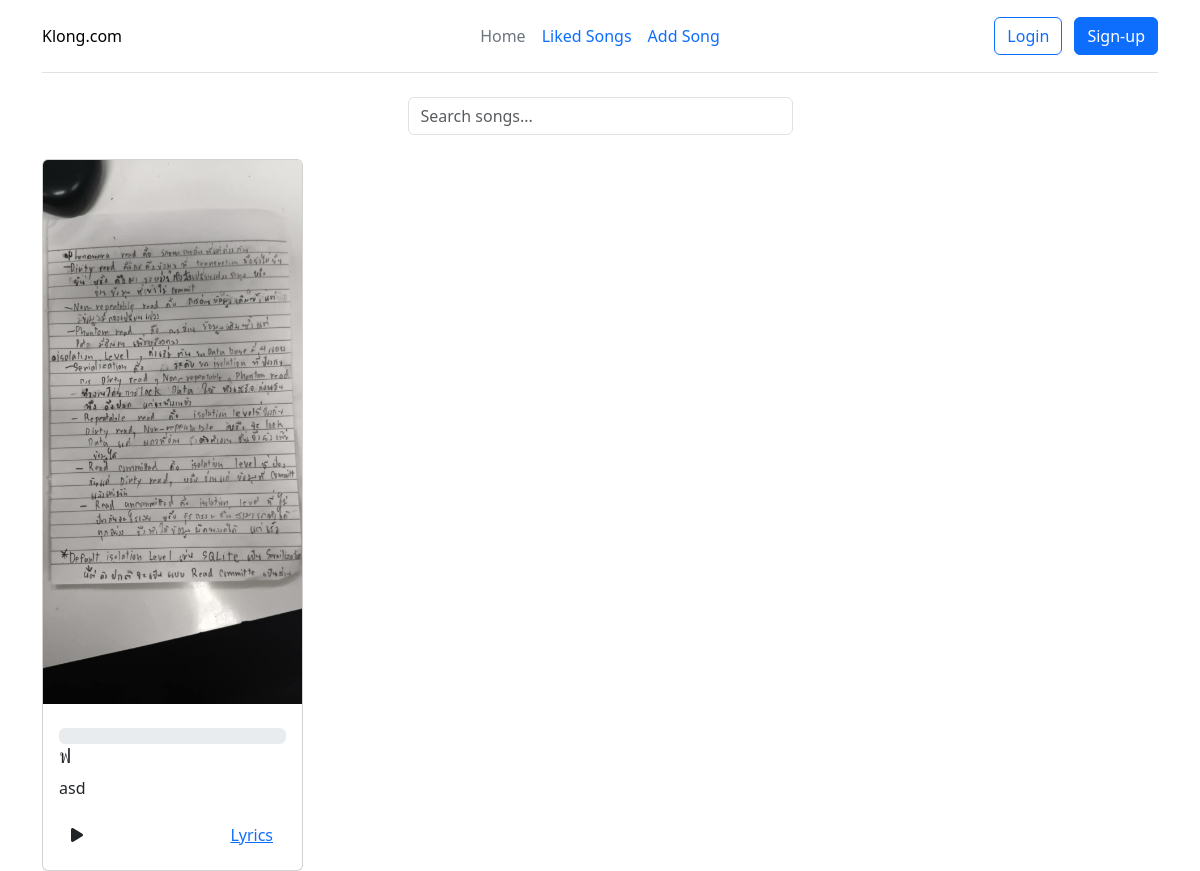
Before: / with the older database file.
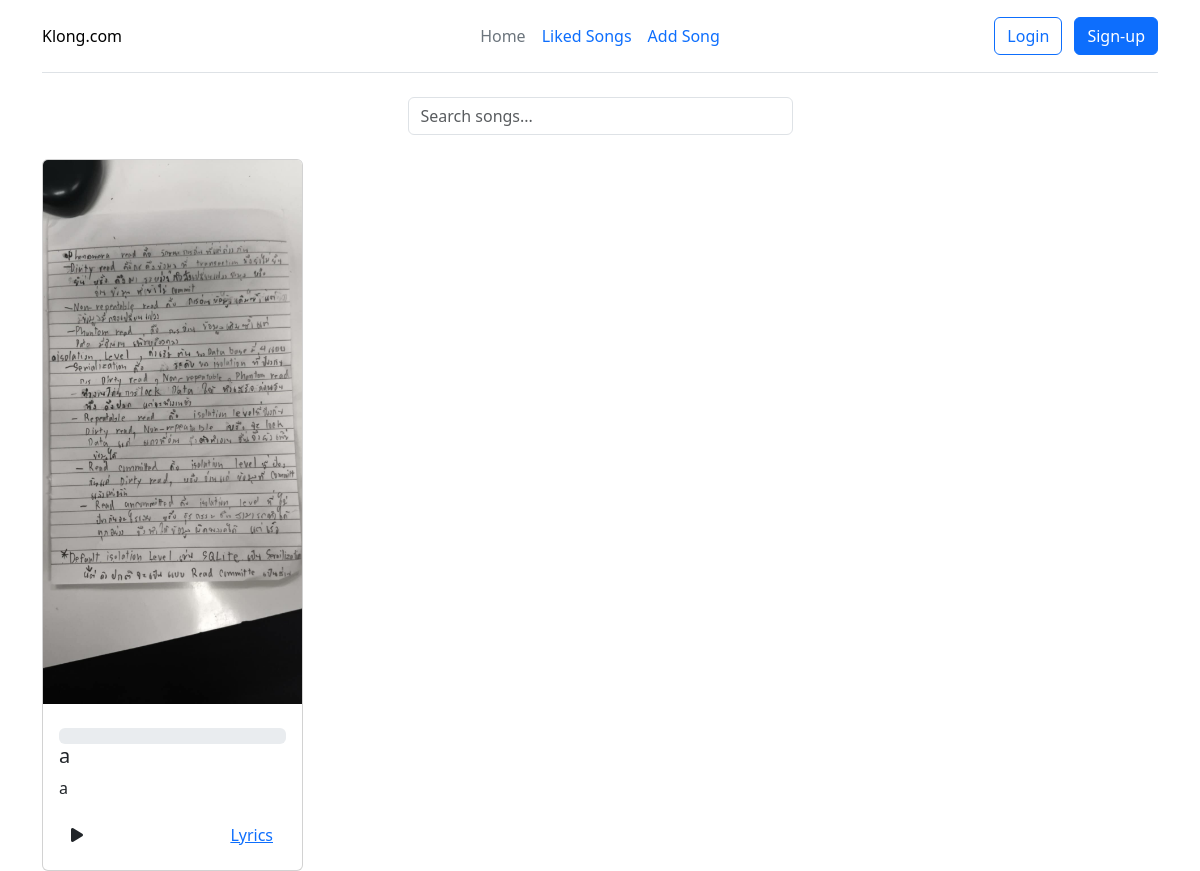
After: the same page with the newer database file.
### app.py (models this page shows)
class Song(db.Model):
    id = db.Column(db.Integer, primary_key=True)
    title = db.Column(db.String(200), nullable=False)
    artist = db.Column(db.String(200), nullable=False)
    image_url = db.Column(db.String(500), nullable=False)
    audio_url = db.Column(db.String(500), nullable=False)
    lyrics_url = db.Column(db.Text, nullable=False)  # เปลี่ยนเป็น Text เพื่อเก็บเนื้อเพลง
    created_at = db.Column(db.DateTime, default=datetime.utcnow)
    user_id = db.Column(db.Integer, db.ForeignKey('user.id'), nullable=False)
    likes = db.relationship('Like', backref='song', lazy=True)

### app.py (the view)
@app.route('/')
def home():
    songs = Song.query.order_by(Song.created_at.desc()).all()
    if current_user.is_authenticated:
        liked_songs = [like.song_id for like in Like.query.filter_by(user_id=current_user.id).all()]
    else:
        liked_songs = []
    return render_template('home.html', songs=songs, liked_songs=liked_songs)

### templates/home.html (shortened to what this page needs)
<!doctype html>
<html lang="en">
<head>
    <link href="https://cdn.jsdelivr.net/npm/bootstrap@5.3.3/dist/css/bootstrap.min.css" rel="stylesheet">
    <link rel="stylesheet" href="https://cdnjs.cloudflare.com/ajax/libs/font-awesome/6.0.0/css/all.min.css">
    <link rel="stylesheet" href="{{ url_for('static', filename='css/style.css') }}">
</head>
<body>
    <div class="container">
        <header class="d-flex flex-wrap align-items-center justify-content-center justify-content-md-between py-3 mb-4 border-bottom">
            <div class="col-md-3 mb-2 mb-md-0">
                <a href="/" class="d-inline-flex link-body-emphasis text-decoration-none">
                    Klong.com
                </a>
            </div>
            <ul class="nav col-12 col-md-auto mb-2 justify-content-center mb-md-0">
                <li><a href="/" class="nav-link px-2 link-secondary">Home</a></li>
                <li><a href="/like" class="nav-link px-2">Liked Songs</a></li>
                <li><a href="/add" class="nav-link px-2">Add Song</a></li>
            </ul>
            <div class="col-md-3 text-end">
                {% if current_user.is_authenticated %}
                    <span class="me-3">{{ current_user.username }}</span>
                    <a href="/logout" class="btn btn-outline-primary">Logout</a>
                {% else %}
                    <a href="/login" class="btn btn-outline-primary me-2">Login</a>
                    <a href="/signin" class="btn btn-primary">Sign-up</a>
                {% endif %}
            </div>
        </header>
        <div class="search-container mb-4">
            <input type="text" id="searchInput" class="form-control w-50 mx-auto" placeholder="Search songs...">
        </div>
        <div class="row row-cols-1 row-cols-md-4 g-4" id="songsList">
            {% for song in songs %}
            <div class="col song-item">
                <div class="card h-100">
                    <img src="{{ song.image_url }}" class="card-img-top" alt="{{ song.title }}">
                    <div class="card-body">
                        <div class="progress mt-2">
                        </div>
                        <h5 class="card-title">{{ song.title }}</h5>
                        <p class="card-text">{{ song.artist }}</p>
                        <div class="d-flex justify-content-between align-items-center">
                            <button class="btn btn-play" data-audio="{{ song.audio_url }}">
                                <i class="fas fa-play"></i>
                            </button>
                            <button class="btn btn-link" data-bs-toggle="modal" data-bs-target="#lyricsModal{{ song.id }}">
                                Lyrics
                            </button>
                        </div>
                    </div>
                </div>
            </div>
            {% endfor %}
        </div>
    </div>
</body>
</html>

### assets/style.css (style rules this page uses)
.search-container { max-width: 800px; margin: 30px auto; padding: 0 15px; }

### templates/home.html (style rules this page uses)
.search-container { margin-top: 20px; }
.btn-play { border: none; background: none; }

Changed rows visible on the page:
removed Song: image_url (picture), title "ฟ", artist "asd"
added Song: image_url (picture), title "a", artist "a"
